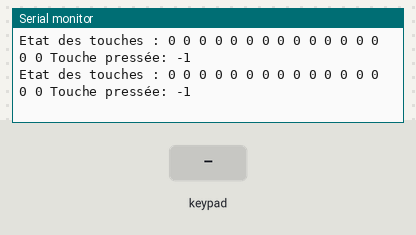
A sketch run on a simulated Arduino Uno, built with avr-gcc and run on an emulated ATmega328P. Shown: the last lines printed to the serial monitor. The test bench sets the inputs (shaded band).

Above: at 1.2 s.
1.3 s: key '1' pressed
At 1.64 s:
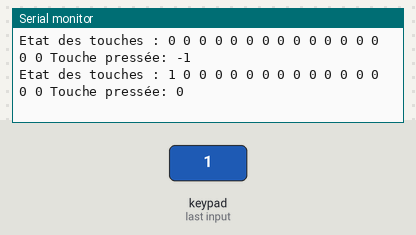
4.3 s: keypad keys 1 2 pressed 0.4 s apart
At 5.01 s:
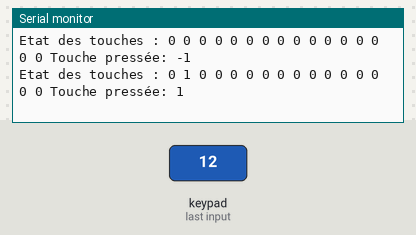
8.1 s: keypad keys 1 2 A pressed 0.4 s apart
At 9.23 s:
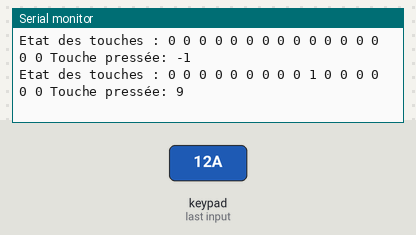
12.3 s: keypad keys 1 2 D pressed 0.4 s apart
At 13.45 s:
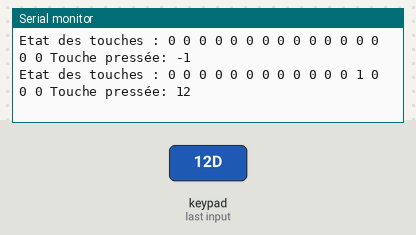
16.5 s: key '2' pressed
At 16.82 s:
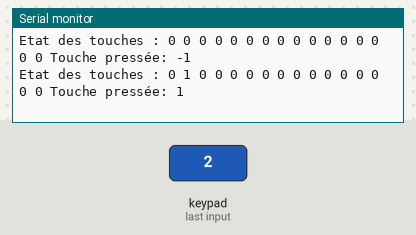

Measured:
- after the input at 1.3 s, the serial monitor: prints a new line after 0.18 s (image 1)
- after the input at 4.3 s, the serial monitor: prints a new line after 0.55 s (image 2)
- after the input at 8.1 s, the serial monitor: prints a new line after 0.13 s (image 3)
- after the input at 12.3 s, the serial monitor: prints a new line after 0.14 s (image 4)
- after the input at 16.5 s, the serial monitor: prints a new line after 0.16 s (image 5)

The sketch:

tactile_16contacts_ttp229.ino
```cpp
/* Test du module Robotdyn TTP229, pour 16 contacts tactiles
 * Quimper, Dour Ru, 1er décembre 2020, pierre <at> lesporteslogiques.net
 * Debian 9.5 stretch @ kirin / arduino 1.8.5
 *   + lib. TTP229 d'Alexander Kiryanenko v1.1.0 https://github.com/kiryanenko/TTP229
*/

// Il n'est pas nécessaire de définir les broches, la librairie TTP229 s'en charge
// Sur Arduino Uno, il faut utiliser les broches A4 et A5 comme ceci :
// SDA <-> A4 (SDA)
// SCL <-> A5 (SCL)


#include <Wire.h>
#include <TTP229.h>

TTP229 ttp229;

void setup() {

  Wire.begin();
  Serial.begin(9600);

}

void loop() {

  ttp229.readKeys(); // Lire l'état de toutes les touches

  // Envoyer l'état des touches sur la connexion série : 1 = pressée
  Serial.print("Etat des touches : ");
  for (int i = 0; i < 16; ++i) {
      if (ttp229.isKeyPress(i)) {
          Serial.print("1 ");
      } else {
          Serial.print("0 ");
      }
  }

  // Quelle touche est pressée
  int touche = ttp229.getKey();
  Serial.print("Touche pressée: ");
  Serial.print(touche);
  Serial.print("   ");

  // Ces fonctions permettent de tester le changement d'état d'une touche (ici K0)
  if (ttp229.isKeyDown(0)) {
      Serial.print(" / Evenement DOWN pour la touche 0");
  } else if (ttp229.isKeyUp(0)) {
      Serial.print(" / Evenement UP pour la touche 0");
  }

  Serial.println();       // Retour à la ligne envoyé sur la connexion série
  delay(200);             // Pause 200 millisecondes
}
```
